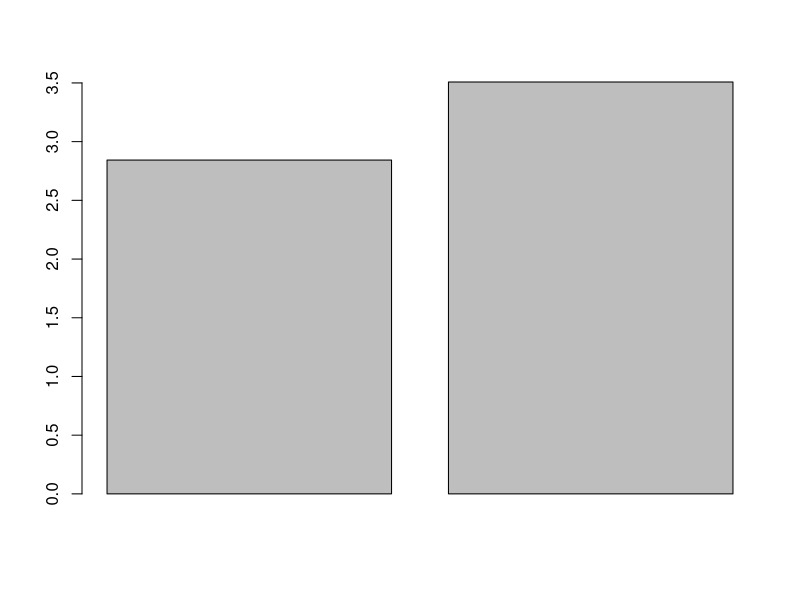
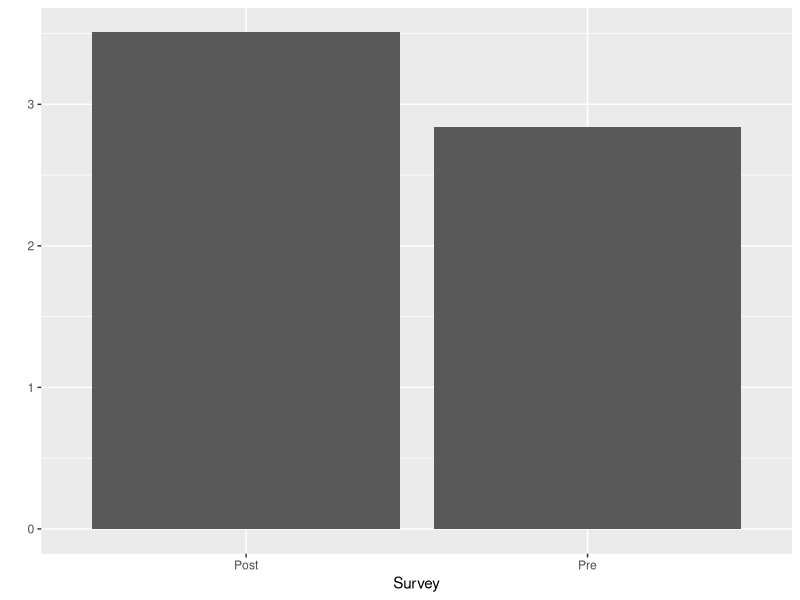
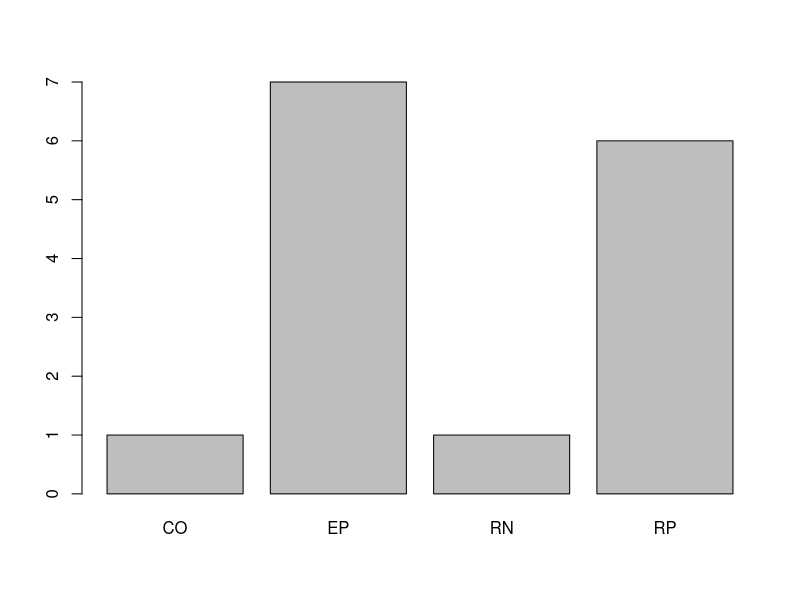
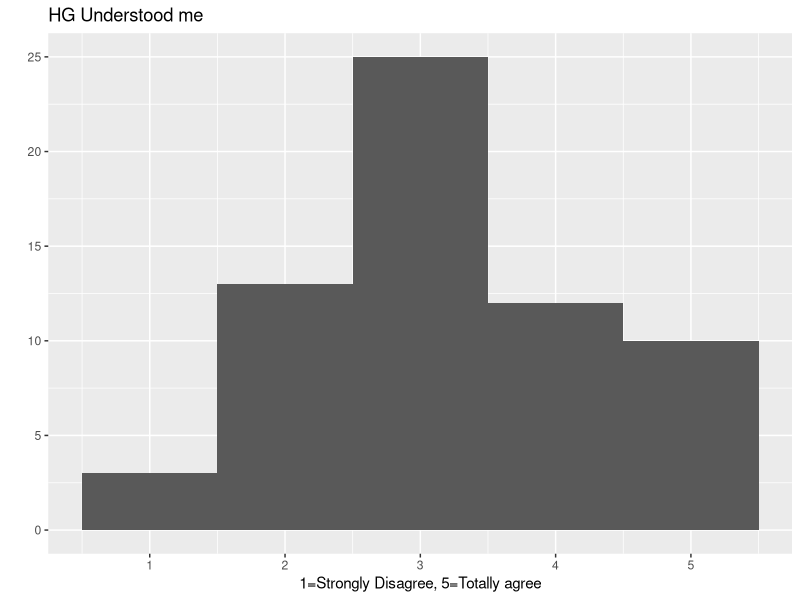
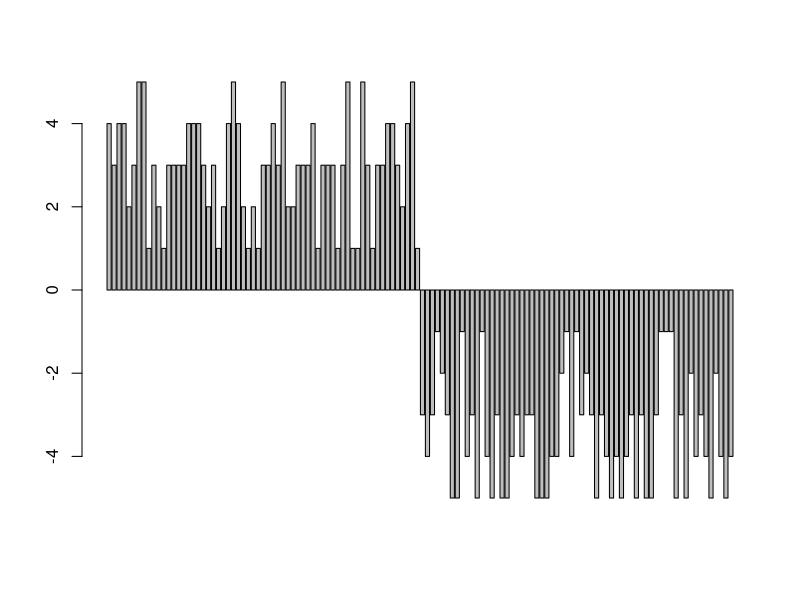

The R source for these figures, in order:
## ---- chunk 1
knitr::opts_chunk$set(echo = TRUE)
## ---- chunk 2
library(readr)
library(ggplot2)
## ---- chunk 3
Dialogue <- read_csv("Dialogue.csv")
Dialogue$strategy <- substr(Dialogue$q_id,1,2)
dems <- read_csv("Demographics.csv")
post <- read_csv("PostQuestions.csv")
visited <- read_csv("visitedtaichi.csv")
## ---- chunk 4
# Exclude ppl that did not finish.
pre.good<-dems[dems$sessionID %in% post$sessionID,]
# Exclude test users
pre.good<-pre.good[pre.good$userType!="test",]
post<-post[post$sessionID %in% pre.good$sessionID,]

#Exclude those before Feb 23
pp<-Dialogue[Dialogue$sessionID %in% pre.good$sessionID,c("time","sessionID")]
pp.beforeFeb <- pp[c(34,length(pp$time)),]
pre.good.sid<-unique(unlist(pre.good$sessionID, use.names = FALSE))

#View(pre.good)
## ---- chunk 5
interest.pre <- mean(dems$taichi_interest)
interest.post<- mean(post$taichi_learn)
barplot(c(interest.pre,interest.post))
d <- cbind(c("Pre","Post"),c(interest.pre,interest.post))
## ---- chunk 6
qplot(x=c("Pre","Post"),weight=c(interest.pre,interest.post),xlab="Survey")
## ---- chunk 7
t.test(pre.good$taichi_interest,post$taichi_learn,paired=TRUE)
## ---- chunk 8
barplot(table(Dialogue$strategy[Dialogue$sessionID=="ceprtq01ps0n5q92h8r74emid4" & Dialogue$speaker=="U"]))
## ---- chunk 9
qplot(data=post, x=guru_understanding, binwidth=1, xlab="1=Strongly Disagree, 5=Totally agree",main="HG Understood me")
## ---- chunk 10
visited.pre <- pre.good[pre.good$ID %in% visited$ID,]
visited.post <- post[post$sessionID %in% visited.pre$sessionID,]
visited.dialogues <- Dialogue[Dialogue$sessionID %in% visited.pre$sessionID,]
## ---- chunk 11
printed.post <- post[post$printed_flyer==1,]
printed.pre <- pre.good[pre.good$sessionID %in% printed.post$sessionID,]
printed.dialogues <- Dialogue[Dialogue$sessionID %in% printed.post$sessionID,]
## ---- chunk 12
length(printed.pre$sessionID)
## ---- chunk 13
length(printed.pre$sessionID)/length(pre.good$sessionID) * 100
## ---- chunk 14
table(pre.good$position)
table(pre.good$gender)
table(pre.good$ethnicity)
table(pre.good$age_range)
## ---- chunk 15
table(pre.good$position)/length(pre.good$position)
table(pre.good$gender)/length(pre.good$gender)
table(pre.good$ethnicity)/length(pre.good$ethnicity)
table(pre.good$age_range)/length(pre.good$age_range)
## ---- chunk 16
 length(pre.good[pre.good$age_range<5,]$sessionID)/length(pre.good$sessionID)*100
## ---- chunk 17
tail(names(sort(table(c(1,2,2,3,3,3,4,3)))), 1)
## ---- chunk 18
pre.desire <- pre.good$excercise_need
post.desire <- - post$post_excercise_need
t.test(pre.desire,post.desire,paired=TRUE)
## ---- chunk 19
pre.interest <- pre.good$taichi_interest
post.interest <- - post$taichi_learn
t.test(pre.interest,post.interest,paired=TRUE)
barplot(c(pre.interest,post.interest))
d <- rbind(c("Pre","Post"),c(interest.pre,interest.post))

## ---- chunk 20
raw_merged = merge(x = pre.good, y = post, by = "sessionID", all = TRUE)

printed.decreased.interest <- length(raw_merged[raw_merged$taichi_learn < raw_merged$taichi_interest & raw_merged$printed_flyer == 1,]$sessionID)

printed.increased.interest <- length(raw_merged[raw_merged$taichi_learn > raw_merged$taichi_interest & raw_merged$printed_flyer == 1,]$sessionID)

printed.same.interest <- length(raw_merged[raw_merged$taichi_learn == raw_merged$taichi_interest & raw_merged$printed_flyer == 1,]$sessionID)

nprinted.decreased.interest <- length(raw_merged[raw_merged$taichi_learn < raw_merged$taichi_interest & raw_merged$printed_flyer == 0,]$sessionID)

nprinted.increased.interest <- length(raw_merged[raw_merged$taichi_learn > raw_merged$taichi_interest & raw_merged$printed_flyer == 0,]$sessionID)

nprinted.same.interest <- length(raw_merged[raw_merged$taichi_learn == raw_merged$taichi_interest & raw_merged$printed_flyer == 0,]$sessionID)

c1 <- c("", "Decreased", "Remained Same", "Increased", "Total")

c2 <- c ("No", nprinted.decreased.interest, nprinted.same.interest, nprinted.increased.interest, nprinted.decreased.interest + nprinted.same.interest + nprinted.increased.interest)

c3 <- c ("Yes", printed.decreased.interest, printed.same.interest, printed.increased.interest, printed.decreased.interest + printed.same.interest + printed.increased.interest)

c4 <- c ("Total", printed.decreased.interest + nprinted.decreased.interest, printed.same.interest + nprinted.same.interest, printed.increased.interest+nprinted.increased.interest, length(pre.good$sessionID))

print.interest <- data.frame(c1, c2, c3, c4) 
View(print.interest)
## ---- chunk 21
pint.merged <-raw_merged[raw_merged$taichi_learn > raw_merged$taichi_interest & raw_merged$printed_flyer == 1,]
## ---- chunk 22
npint.merged <-raw_merged[raw_merged$taichi_learn <= raw_merged$taichi_interest |  raw_merged$printed_flyer == 0,]
## ---- chunk 23
length(pint.merged$sessionID)
length(printed.pre$sessionID)
## ---- chunk 24
length(pint.merged$sessionID)/length(printed.pre$sessionID) * 100
## ---- chunk 25
t.test(pint.merged$taichi_interest, npint.merged$taichi_interest)
## ---- chunk 26
t.test(pint.merged$taichi_learn, npint.merged$taichi_learn)
## ---- chunk 27
pint.en <- c()
npint.en <- c()
pint.rn <- c()
npint.rn <- c()
for (s in pint.merged$sessionID) {
  totalDialogues <- length(Dialogue[Dialogue$sessionID == s & Dialogue$speaker=="HG",])

  pint.en <- append(pint.en,(length(Dialogue[Dialogue$sessionID == s & Dialogue$speaker=="HG" & substr(Dialogue$q_id, 1, 2) == "EN",]$sessionID))/ totalDialogues)
  
   pint.rn <- append(pint.rn,(length(Dialogue[Dialogue$sessionID == s & Dialogue$speaker=="HG" & substr(Dialogue$q_id, 1, 2) == "RN",]$sessionID))/ totalDialogues)
}

for (s in npint.merged$sessionID) {
  totalDialogues <- length(Dialogue[Dialogue$sessionID == s & Dialogue$speaker=="HG",])

  npint.en <- append(npint.en,(length(Dialogue[Dialogue$sessionID == s & Dialogue$speaker=="HG" & substr(Dialogue$q_id, 1, 2) == "EN",]$sessionID))/ totalDialogues)
  
   npint.rn <- append(npint.rn,(length(Dialogue[Dialogue$sessionID == s & Dialogue$speaker=="HG" & substr(Dialogue$q_id, 1, 2) == "RN",]$sessionID))/ totalDialogues)
}

t.test(pint.en, npint.en)
t.test(pint.rn, npint.rn)
## ---- chunk 28
 en.count <- vector()
  ep.count <- c()
  rp.count <- c()
  rn.count <- c()
for (s in  raw_merged$sessionID) {
  en.count <- append(en.count,length(Dialogue[Dialogue$sessionID == s & Dialogue$speaker=="HG" & substr(Dialogue$q_id, 1, 2) == "EN",]$sessionID))
  rn.count <- append(rn.count,length(Dialogue[Dialogue$sessionID == s & Dialogue$speaker=="HG" & substr(Dialogue$q_id, 1, 2) == "RN",]$sessionID))
  ep.count <- append(ep.count,length(Dialogue[Dialogue$sessionID == s & Dialogue$speaker=="HG" & substr(Dialogue$q_id, 1, 2) == "EP",]$sessionID))
  rp.count <- append(rp.count,length(Dialogue[Dialogue$sessionID == s & Dialogue$speaker=="HG" & substr(Dialogue$q_id, 1, 2) == "RP",]$sessionID))
}
  
  cor.test(ep.count, raw_merged$taichi_interest)
  cor.test(rp.count, raw_merged$taichi_interest)
  cor.test(en.count, raw_merged$taichi_interest)
  cor.test(rn.count, raw_merged$taichi_interest)
  
  cor.test(ep.count, raw_merged$taichi_learn)
  cor.test(rp.count, raw_merged$taichi_learn)
  cor.test(en.count, raw_merged$taichi_learn)
  cor.test(rn.count, raw_merged$taichi_learn)

## ---- chunk 29
Strategy <- c("EP", "RP", "EN", "RN" )
Taichi.Interest.pre <- c(-0.2744292,0.1919599,-0.1324932,0.2541909 )
Taichi.Interest.post <- c(-0.4554372,0.1109431,-0.3339051,0.245545)
df <- data.frame(Strategy,Taichi.Interest.pre, Taichi.Interest.post)
knitr::kable(head(df))
